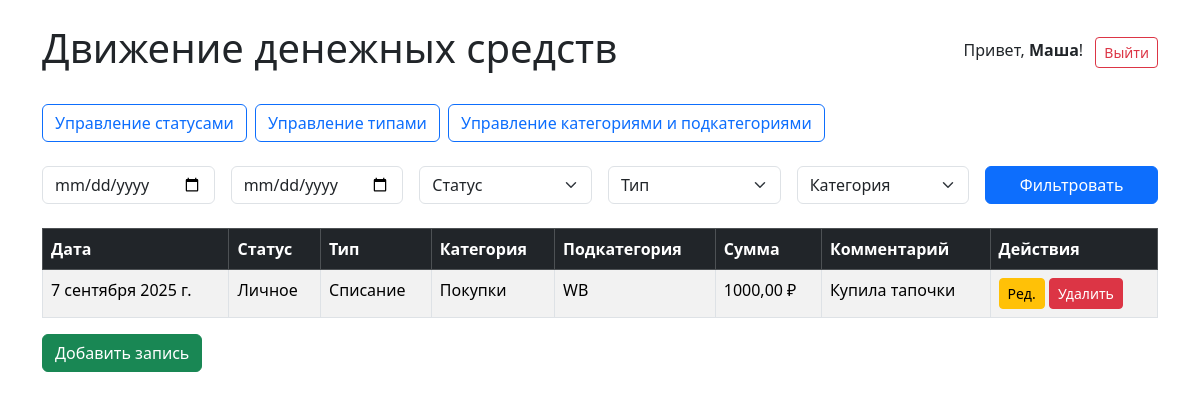
Screenshot of / (signed in) with the database file from the repository.
### dds/models.py (models this page shows, shortened)
class CashFlow(models.Model):
    user = models.ForeignKey(User, on_delete=models.CASCADE, related_name="cashflows")
    date = models.DateField(auto_now_add=False, auto_now=True)
    status = models.ForeignKey(Status, on_delete=models.PROTECT, verbose_name="Статус")
    type = models.ForeignKey(Type, on_delete=models.PROTECT, verbose_name='Тип')
    category = models.ForeignKey(Category, on_delete=models.PROTECT, verbose_name='Категория')
    subcategory = models.ForeignKey(SubCategory, on_delete=models.PROTECT, verbose_name='Подкатегория')
    amount = models.DecimalField(max_digits=12, decimal_places=2, verbose_name='Сумма')
    comment = models.TextField(blank=True, null=True, verbose_name='Комментарий')
    class Meta:
        verbose_name = "Запись"
        verbose_name_plural = "Записи"

class Status(models.Model):
    user = models.ForeignKey(User, on_delete=models.CASCADE)
    name = models.CharField(max_length=100)
    class Meta:
        verbose_name = "Статус"
        verbose_name_plural = "Статусы"
        unique_together = ("user", "name")
    def __str__(self):
        return self.name

class Type(models.Model):
    user = models.ForeignKey(User, on_delete=models.CASCADE)
    name = models.CharField(max_length=100)
    class Meta:
        verbose_name = "Тип"
        verbose_name_plural = "Типы"
        unique_together = ("user", "name")
    def __str__(self):
        return self.name

class Category(models.Model):
    user = models.ForeignKey(User, on_delete=models.CASCADE)
    name = models.CharField(max_length=100)
    type = models.ForeignKey(Type, on_delete=models.CASCADE, related_name="categories")
    class Meta:
        verbose_name = "Категория"
        verbose_name_plural = "Категории"
        unique_together = ("user", "name", "type")
    def __str__(self):
        return self.name

class SubCategory(models.Model):
    user = models.ForeignKey(User, on_delete=models.CASCADE)
    name = models.CharField(max_length=100)
    category = models.ForeignKey(Category, on_delete=models.CASCADE, related_name="subcategories")
    class Meta:
        verbose_name = "Подкатегория"
        verbose_name_plural = "Подкатегории"
        unique_together = ("user", "name", "category")
    def __str__(self):
        return self.name

### dds/views.py (the view)
# urls.py: path('', views.index, name='index'),
@login_required
def index(request):
    cashflows = CashFlow.objects.filter(user=request.user).order_by("-date")
    start_date = request.GET.get("start_date")
    end_date = request.GET.get("end_date")
    status_id = request.GET.get("status")
    type_id = request.GET.get("type")
    category_id = request.GET.get("category")
    if start_date:
        cashflows = cashflows.filter(date__gte=start_date)
    if end_date:
        cashflows = cashflows.filter(date__lte=end_date)
    if status_id:
        cashflows = cashflows.filter(status_id=status_id)
    if type_id:
        cashflows = cashflows.filter(type_id=type_id)
    if category_id:
        cashflows = cashflows.filter(category_id=category_id)
    context = {
        "cashflows": cashflows,
        "statuses": Status.objects.filter(user=request.user),
        "types": Type.objects.filter(user=request.user),
        "categories": Category.objects.filter(user=request.user),
    }
    return render(request, "index.html", context)

### dds/templates/index.html (shortened to what this page needs)
<!DOCTYPE html>
<html lang="ru">
<head>
    <link href="https://cdn.jsdelivr.net/npm/bootstrap@5.3.2/dist/css/bootstrap.min.css" rel="stylesheet">
</head>
<body>
<div class="container mt-4">
    <div class="d-flex justify-content-between align-items-center mb-4">
        <h1>Движение денежных средств</h1>
        <div>
            {% if user.is_authenticated %}
                <span class="me-2">Привет, <strong>{{ user.username }}</strong>!</span>
                <form method="post" action="{% url 'logout' %}" style="display:inline;">
                    <button type="submit" class="btn btn-outline-danger btn-sm">Выйти</button>
                </form>
            {% else %}
                <a href="{% url 'login' %}" class="btn btn-outline-primary btn-sm me-2">Войти</a>
                <a href="{% url 'register' %}" class="btn btn-outline-success btn-sm">Регистрация</a>
            {% endif %}
        </div>
    </div>
    <div class="mb-4 d-flex gap-2">
        <a href="{% url 'status_management' %}" class="btn btn-outline-primary">Управление статусами</a>
        <a href="{% url 'type_management' %}" class="btn btn-outline-primary">Управление типами</a>
        <a href="{% url 'category_management' %}" class="btn btn-outline-primary">Управление категориями и подкатегориями</a>
    </div>
    <form method="get" class="row g-3 mb-4">
        <div class="col-md-2">
            <input type="date" name="start_date" class="form-control" placeholder="С">
        </div>
        <div class="col-md-2">
            <input type="date" name="end_date" class="form-control" placeholder="По">
        </div>
        <div class="col-md-2">
            <select name="status" class="form-select">
                <option value="">Статус</option>
            </select>
        </div>
        <div class="col-md-2">
            <select name="type" class="form-select">
                <option value="">Тип</option>
            </select>
        </div>
        <div class="col-md-2">
            <select name="category" class="form-select">
                <option value="">Категория</option>
            </select>
        </div>
        <div class="col-md-2">
            <button type="submit" class="btn btn-primary w-100">Фильтровать</button>
        </div>
    </form>
    <table class="table table-striped table-bordered">
        <thead class="table-dark">
            <tr>
                <th>Дата</th>
                <th>Статус</th>
                <th>Тип</th>
                <th>Категория</th>
                <th>Подкатегория</th>
                <th>Сумма</th>
                <th>Комментарий</th>
                <th>Действия</th>
            </tr>
        </thead>
        <tbody>
            {% for item in cashflows %}
            <tr>
                <td>{{ item.date }}</td>
                <td>{{ item.status }}</td>
                <td>{{ item.type }}</td>
                <td>{{ item.category }}</td>
                <td>{{ item.subcategory }}</td>
                <td>{{ item.amount }} ₽</td>
                <td>{{ item.comment }}</td>
                <td>
                    <a href="{% url 'edit_cashflow' item.id %}" class="btn btn-sm btn-warning">Ред.</a>
                    <a href="{% url 'delete_cashflow' item.id %}" class="btn btn-sm btn-danger">Удалить</a>
                </td>
            </tr>
            {% empty %}
            <tr>
                <td colspan="8" class="text-center">Нет записей</td>
            </tr>
            {% endfor %}
        </tbody>
    </table>
    <a href="{% url 'add_cashflow' %}" class="btn btn-success">Добавить запись</a>
</div>
</body>
</html>

### rows the page displays
CashFlow: date "7 сентября 2025 г.", status "Личное", type "Списание", category "Покупки", subcategory "WB", amount "1000,00", comment "Купила тапочки"

### other values shown
{{ user.username }} "Маша"
